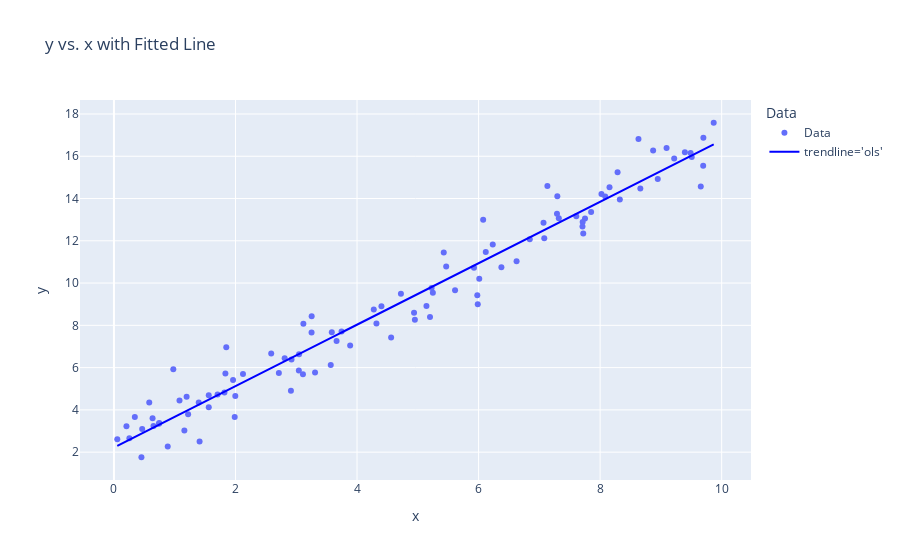

Notebook code cell kept with this figure:
### Code cell
# Specify and fit the OLS regression model
model_data_specification = smf.ols("y ~ x", data=df)  # Specifies the linear model y ~ x
fitted_model = model_data_specification.fit()  # Fits the model to the data

# Model summary and parameters
fitted_model.summary()  # Provides a detailed summary of the regression results
fitted_model.summary().tables[1]  # Provides the coefficient table
fitted_model.params  # Provides the estimated intercept and slope
fitted_model.params.values  # Array of the estimated intercept and slope values
fitted_model.rsquared  # Provides the R-squared value of the model

# Create a scatter plot of the data and add the fitted model line
df['Data'] = 'Data'  # Hack to add the data label to the legend
fig = px.scatter(df, x='x', y='y', color='Data', title='y vs. x with Fitted Line')

# Add the fitted regression line from the OLS model
fig.add_scatter(x=df['x'], y=fitted_model.fittedvalues,
                line=dict(color='blue'), name="trendline='ols'")


# Show the plot
fig.show()
